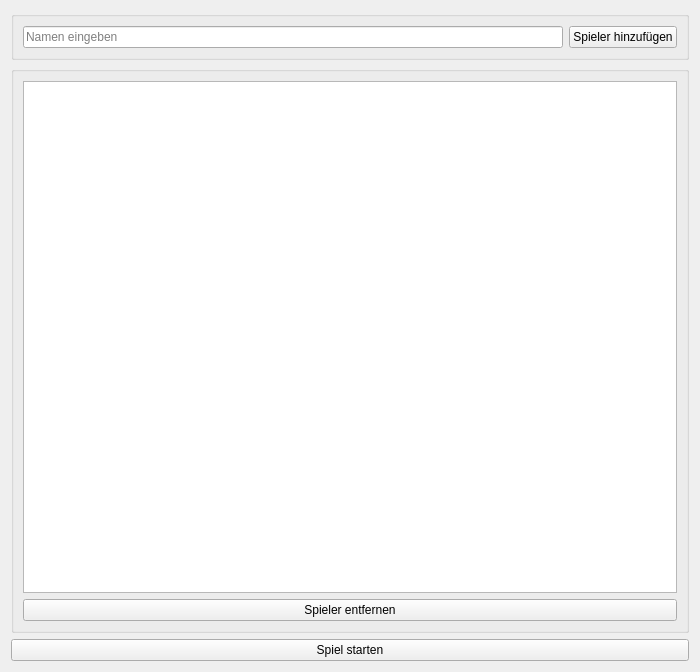
<?xml version="1.0" encoding="UTF-8"?>
<ui version="4.0">
 <class>Kniffel</class>
 <widget class="QWidget" name="Kniffel">
  <property name="geometry">
   <rect>
    <x>0</x>
    <y>0</y>
    <width>700</width>
    <height>672</height>
   </rect>
  </property>
  <property name="windowTitle">
   <string>Kniffel</string>
  </property>
  <layout class="QGridLayout" name="gridLayout">
   <item row="0" column="0">
    <widget class="QGroupBox" name="groupBox">
     <property name="title">
      <string/>
     </property>
     <layout class="QGridLayout" name="gridLayout_2">
      <item row="0" column="0">
       <widget class="QLineEdit" name="player_input">
        <property name="placeholderText">
         <string>Namen eingeben</string>
        </property>
       </widget>
      </item>
      <item row="0" column="1">
       <widget class="QPushButton" name="player_add_button">
        <property name="text">
         <string>Spieler hinzufügen</string>
        </property>
       </widget>
      </item>
     </layout>
    </widget>
   </item>
   <item row="1" column="0">
    <widget class="QGroupBox" name="groupBox_2">
     <property name="title">
      <string/>
     </property>
     <layout class="QVBoxLayout" name="verticalLayout_2">
      <item>
       <widget class="QListWidget" name="player_list"/>
      </item>
      <item>
       <widget class="QPushButton" name="player_remove_button">
        <property name="text">
         <string>Spieler entfernen</string>
        </property>
       </widget>
      </item>
     </layout>
    </widget>
   </item>
   <item row="2" column="0">
    <widget class="QPushButton" name="start_game_button">
     <property name="text">
      <string>Spiel starten</string>
     </property>
    </widget>
   </item>
  </layout>
 </widget>
 <resources/>
 <connections/>
</ui>
